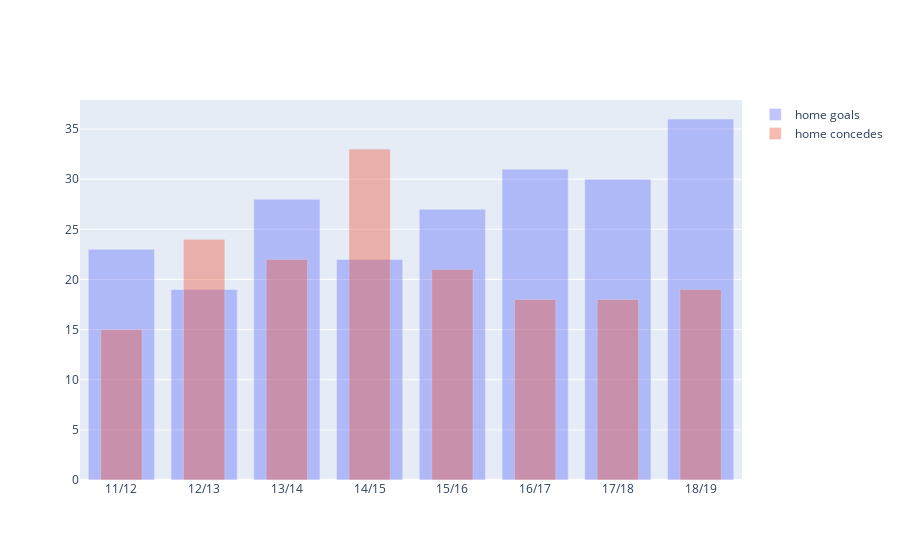
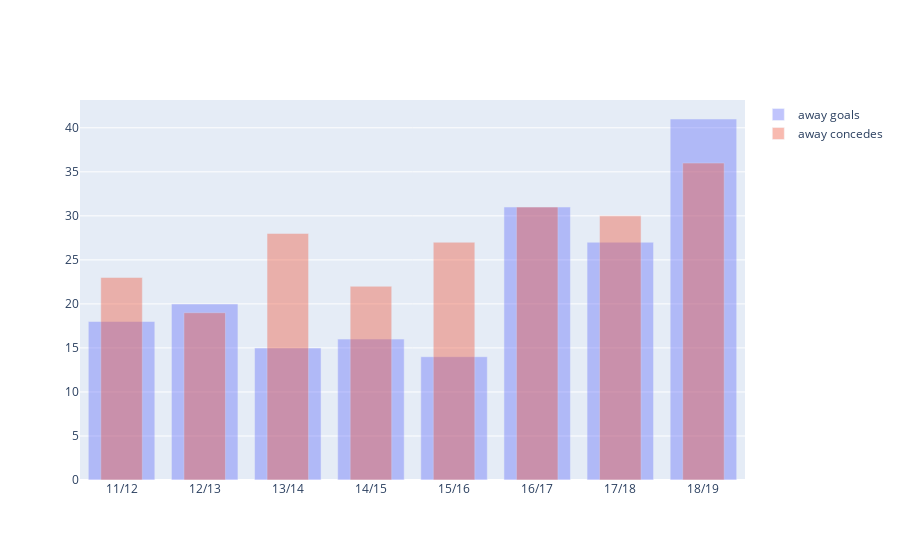

Notebook source saved alongside these figures, in order:
### Code cell
fig1 = compare_histograms(my_home_stats, vs_home_stats, 'Goal', 'home goals', 'home concedes')
fig2 = compare_histograms(my_away_stats, vs_away_stats, 'Goal', 'away goals', 'away concedes')
fig1.show()
fig2.show()

### Figure 1 — Plotly figure (JSON) as saved in the notebook; plotly's stock layout.template omitted (floating-point values rounded to 4 significant figures)
{"data": [{"name": "home goals", "opacity": 0.4, "type": "bar", "x": ["11/12", "12/13", "13/14", "14/15", "15/16", "16/17", "17/18", "18/19"], "y": [23, 19, 28, 22, 27, 31, 30, 36]}, {"name": "home concedes", "opacity": 0.4, "type": "bar", "width": 0.5, "x": ["11/12", "12/13", "13/14", "14/15", "15/16", "16/17", "17/18", "18/19"], "y": [15, 24, 22, 33, 21, 18, 18, 19]}], "layout": {"barmode": "overlay"}}

### Figure 2 — Plotly figure (JSON) as saved in the notebook; plotly's stock layout.template omitted (floating-point values rounded to 4 significant figures)
{"data": [{"name": "away goals", "opacity": 0.4, "type": "bar", "x": ["11/12", "12/13", "13/14", "14/15", "15/16", "16/17", "17/18", "18/19"], "y": [18, 20, 15, 16, 14, 31, 27, 41]}, {"name": "away concedes", "opacity": 0.4, "type": "bar", "width": 0.5, "x": ["11/12", "12/13", "13/14", "14/15", "15/16", "16/17", "17/18", "18/19"], "y": [23, 19, 28, 22, 27, 31, 30, 36]}], "layout": {"barmode": "overlay"}}
